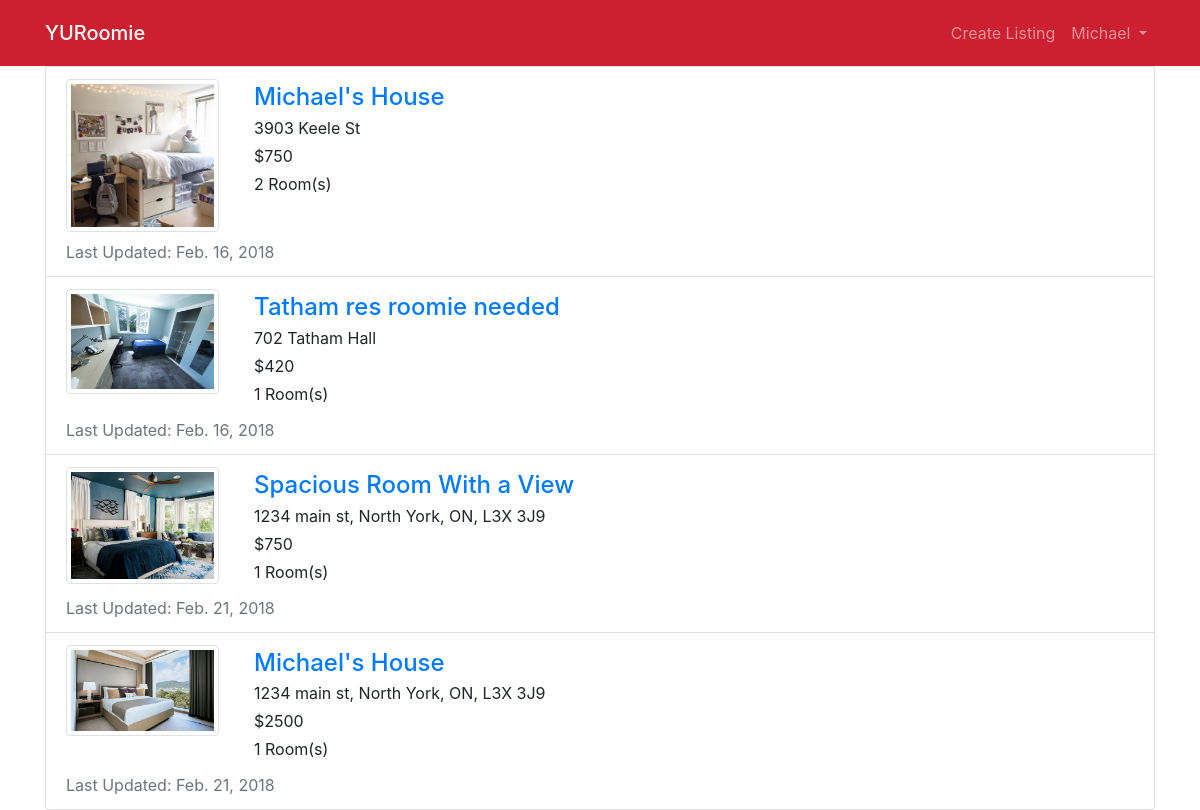
The page /accounts/your-listings/ (signed in) on the database as committed earlier.
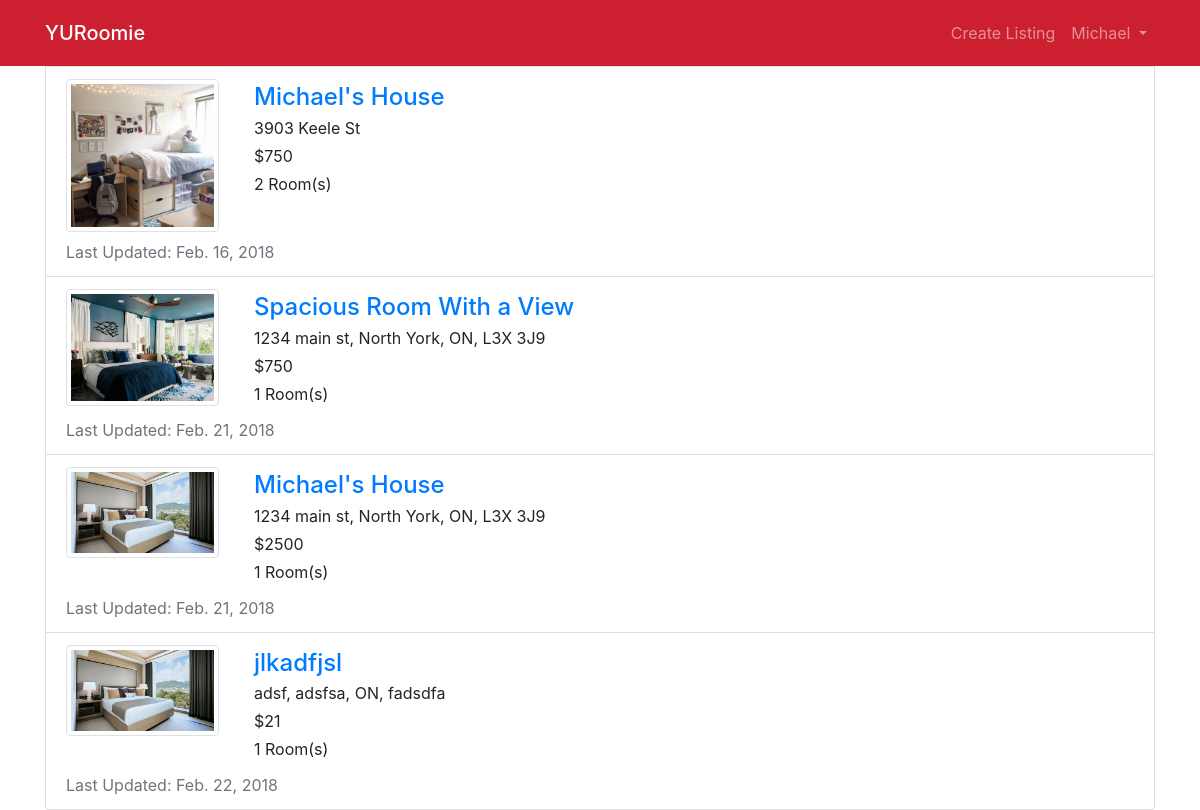
The same page on the database as committed later.
### home/models.py (models this page shows, shortened)
class Room(models.Model):
    host_name = models.CharField(max_length=50)
    address = models.CharField(max_length=100)
    property_name = models.CharField(max_length=30, default="")
    description = models.TextField(default="No Description")
    cost = models.PositiveIntegerField(default=0)
    visits = models.PositiveIntegerField(default=0)
    property_type_options = (('a', 'apartment'),
                                ('c', 'condo'),
                                ('t', 'townhouse'),
                                ('h', 'house'))
    property_type = models.CharField(choices=property_type_options, max_length=10)
    number_of_rooms = models.PositiveSmallIntegerField()
    garages = models.PositiveSmallIntegerField()
    creator_id = models.PositiveIntegerField()
    last_updated = models.DateTimeField(auto_now_add=True)

class RoomImage(models.Model):
    room = models.ForeignKey(Room, on_delete=models.CASCADE)
    image = models.ImageField()

### accounts/views.py (the view)
# urls.py: path('your-listings/', views.user_listings, name='user_listings'),
def user_listings(request):
    user_listings = []
    all_rooms = Room.objects.all()
    for room in all_rooms:
        if request.user.pk == room.creator_id:
            user_listings.append(room)
    return render(request, 'accounts/your_listings.html', {'user_listings': user_listings})

### accounts/templates/accounts/your_listings.html (shortened to what this page needs)
{% extends 'base.html' %}
{% block body %}
{% for room in user_listings %}
   <div class="list-group-item">
      <div class="row">
        <div class="col-12 col-md-2">
          <a href="{% url 'detail' room.id %}">
              <div class="img-thumbnail">
                <img src="{{ room.roomimage_set.all.0.image.url }}" alt="pic" >
              </div>
          </a>
        </div>
        <div class="pl-3 col-12 col-md-10">
           <a href="{% url 'detail' room.id %}"><h4 class="card-title m-1" >{{ room.property_name }}</h4></a>
           <p class="m-1">{{ room.address}}</p>
           <p class="m-1">${{ room.cost}}</p>
           <p class="m-1">{{ room.number_of_rooms}} Room(s)</p>
        </div>
      </div>
      <p class="text-muted m-0 pt-2">Last Updated: {{room.last_updated.date}}</p>
    </div>
{% endfor %}
</div>
{% endblock %}

Rows that differ between the two databases and show on the page:
removed Room: roomimage_set.all.0.image (picture), property_name "Tatham res roomie needed", address "702 Tatham Hall", cost "420", number_of_rooms "1", last_updated "Feb. 16, 2018"
added Room: roomimage_set.all.0.image (picture), property_name "jlkadfjsl", address "adsf, adsfsa, ON, fadsdfa", cost "21", number_of_rooms "1", last_updated "Feb. 22, 2018"
